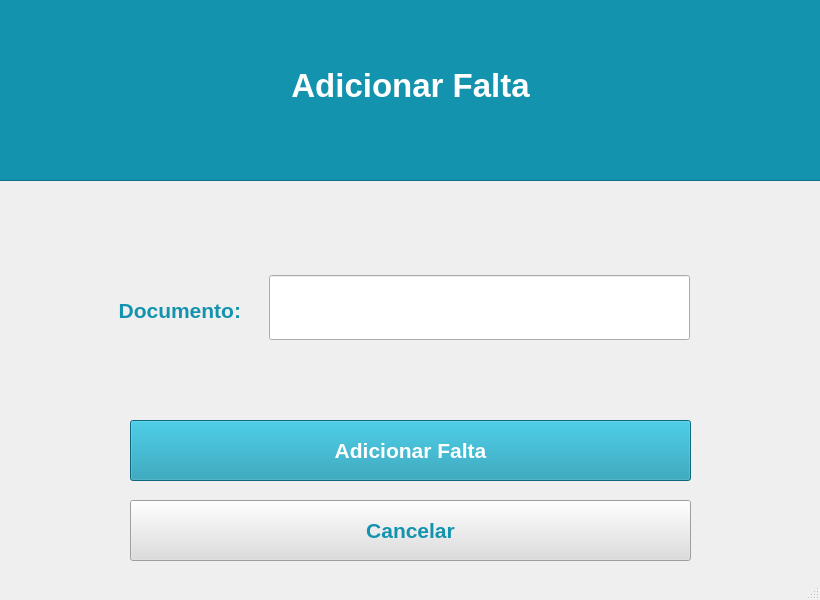
<?xml version="1.0" encoding="UTF-8"?>
<ui version="4.0">
 <class>MainWindow</class>
 <widget class="QMainWindow" name="MainWindow">
  <property name="enabled">
   <bool>true</bool>
  </property>
  <property name="geometry">
   <rect>
    <x>0</x>
    <y>0</y>
    <width>820</width>
    <height>600</height>
   </rect>
  </property>
  <property name="sizePolicy">
   <sizepolicy hsizetype="Preferred" vsizetype="Preferred">
    <horstretch>0</horstretch>
    <verstretch>0</verstretch>
   </sizepolicy>
  </property>
  <property name="minimumSize">
   <size>
    <width>820</width>
    <height>600</height>
   </size>
  </property>
  <property name="maximumSize">
   <size>
    <width>820</width>
    <height>600</height>
   </size>
  </property>
  <property name="windowTitle">
   <string>MainWindow</string>
  </property>
  <property name="toolButtonStyle">
   <enum>Qt::ToolButtonTextUnderIcon</enum>
  </property>
  <property name="animated">
   <bool>false</bool>
  </property>
  <property name="documentMode">
   <bool>true</bool>
  </property>
  <widget class="QWidget" name="centralwidget">
   <widget class="QPushButton" name="EmerAdiFalta">
    <property name="geometry">
     <rect>
      <x>130</x>
      <y>420</y>
      <width>561</width>
      <height>61</height>
     </rect>
    </property>
    <property name="palette">
     <palette>
      <active>
       <colorrole role="WindowText">
        <brush brushstyle="SolidPattern">
         <color alpha="255">
          <red>255</red>
          <green>255</green>
          <blue>255</blue>
         </color>
        </brush>
       </colorrole>
       <colorrole role="Button">
        <brush brushstyle="SolidPattern">
         <color alpha="255">
          <red>20</red>
          <green>147</green>
          <blue>174</blue>
         </color>
        </brush>
       </colorrole>
       <colorrole role="ButtonText">
        <brush brushstyle="SolidPattern">
         <color alpha="255">
          <red>255</red>
          <green>255</green>
          <blue>255</blue>
         </color>
        </brush>
       </colorrole>
       <colorrole role="Base">
        <brush brushstyle="SolidPattern">
         <color alpha="255">
          <red>20</red>
          <green>147</green>
          <blue>174</blue>
         </color>
        </brush>
       </colorrole>
       <colorrole role="Window">
        <brush brushstyle="SolidPattern">
         <color alpha="255">
          <red>20</red>
          <green>147</green>
          <blue>174</blue>
         </color>
        </brush>
       </colorrole>
      </active>
      <inactive>
       <colorrole role="WindowText">
        <brush brushstyle="SolidPattern">
         <color alpha="255">
          <red>255</red>
          <green>255</green>
          <blue>255</blue>
         </color>
        </brush>
       </colorrole>
       <colorrole role="Button">
        <brush brushstyle="SolidPattern">
         <color alpha="255">
          <red>20</red>
          <green>147</green>
          <blue>174</blue>
         </color>
        </brush>
       </colorrole>
       <colorrole role="ButtonText">
        <brush brushstyle="SolidPattern">
         <color alpha="255">
          <red>255</red>
          <green>255</green>
          <blue>255</blue>
         </color>
        </brush>
       </colorrole>
       <colorrole role="Base">
        <brush brushstyle="SolidPattern">
         <color alpha="255">
          <red>20</red>
          <green>147</green>
          <blue>174</blue>
         </color>
        </brush>
       </colorrole>
       <colorrole role="Window">
        <brush brushstyle="SolidPattern">
         <color alpha="255">
          <red>20</red>
          <green>147</green>
          <blue>174</blue>
         </color>
        </brush>
       </colorrole>
      </inactive>
      <disabled>
       <colorrole role="WindowText">
        <brush brushstyle="SolidPattern">
         <color alpha="255">
          <red>120</red>
          <green>120</green>
          <blue>120</blue>
         </color>
        </brush>
       </colorrole>
       <colorrole role="Button">
        <brush brushstyle="SolidPattern">
         <color alpha="255">
          <red>20</red>
          <green>147</green>
          <blue>174</blue>
         </color>
        </brush>
       </colorrole>
       <colorrole role="ButtonText">
        <brush brushstyle="SolidPattern">
         <color alpha="255">
          <red>120</red>
          <green>120</green>
          <blue>120</blue>
         </color>
        </brush>
       </colorrole>
       <colorrole role="Base">
        <brush brushstyle="SolidPattern">
         <color alpha="255">
          <red>20</red>
          <green>147</green>
          <blue>174</blue>
         </color>
        </brush>
       </colorrole>
       <colorrole role="Window">
        <brush brushstyle="SolidPattern">
         <color alpha="255">
          <red>20</red>
          <green>147</green>
          <blue>174</blue>
         </color>
        </brush>
       </colorrole>
      </disabled>
     </palette>
    </property>
    <property name="font">
     <font>
      <pointsize>16</pointsize>
      <weight>75</weight>
      <italic>false</italic>
      <bold>true</bold>
      <underline>false</underline>
      <strikeout>false</strikeout>
     </font>
    </property>
    <property name="styleSheet">
     <string notr="true">background-color: rgb(20, 147, 174)</string>
    </property>
    <property name="text">
     <string>Adicionar Falta</string>
    </property>
   </widget>
   <widget class="QPushButton" name="Cancelar">
    <property name="geometry">
     <rect>
      <x>130</x>
      <y>500</y>
      <width>561</width>
      <height>61</height>
     </rect>
    </property>
    <property name="palette">
     <palette>
      <active>
       <colorrole role="Button">
        <brush brushstyle="SolidPattern">
         <color alpha="255">
          <red>221</red>
          <green>221</green>
          <blue>221</blue>
         </color>
        </brush>
       </colorrole>
       <colorrole role="ButtonText">
        <brush brushstyle="SolidPattern">
         <color alpha="255">
          <red>20</red>
          <green>147</green>
          <blue>174</blue>
         </color>
        </brush>
       </colorrole>
       <colorrole role="Base">
        <brush brushstyle="SolidPattern">
         <color alpha="255">
          <red>221</red>
          <green>221</green>
          <blue>221</blue>
         </color>
        </brush>
       </colorrole>
       <colorrole role="Window">
        <brush brushstyle="SolidPattern">
         <color alpha="255">
          <red>221</red>
          <green>221</green>
          <blue>221</blue>
         </color>
        </brush>
       </colorrole>
      </active>
      <inactive>
       <colorrole role="Button">
        <brush brushstyle="SolidPattern">
         <color alpha="255">
          <red>221</red>
          <green>221</green>
          <blue>221</blue>
         </color>
        </brush>
       </colorrole>
       <colorrole role="ButtonText">
        <brush brushstyle="SolidPattern">
         <color alpha="255">
          <red>20</red>
          <green>147</green>
          <blue>174</blue>
         </color>
        </brush>
       </colorrole>
       <colorrole role="Base">
        <brush brushstyle="SolidPattern">
         <color alpha="255">
          <red>221</red>
          <green>221</green>
          <blue>221</blue>
         </color>
        </brush>
       </colorrole>
       <colorrole role="Window">
        <brush brushstyle="SolidPattern">
         <color alpha="255">
          <red>221</red>
          <green>221</green>
          <blue>221</blue>
         </color>
        </brush>
       </colorrole>
      </inactive>
      <disabled>
       <colorrole role="Button">
        <brush brushstyle="SolidPattern">
         <color alpha="255">
          <red>221</red>
          <green>221</green>
          <blue>221</blue>
         </color>
        </brush>
       </colorrole>
       <colorrole role="ButtonText">
        <brush brushstyle="SolidPattern">
         <color alpha="255">
          <red>120</red>
          <green>120</green>
          <blue>120</blue>
         </color>
        </brush>
       </colorrole>
       <colorrole role="Base">
        <brush brushstyle="SolidPattern">
         <color alpha="255">
          <red>221</red>
          <green>221</green>
          <blue>221</blue>
         </color>
        </brush>
       </colorrole>
       <colorrole role="Window">
        <brush brushstyle="SolidPattern">
         <color alpha="255">
          <red>221</red>
          <green>221</green>
          <blue>221</blue>
         </color>
        </brush>
       </colorrole>
      </disabled>
     </palette>
    </property>
    <property name="font">
     <font>
      <pointsize>16</pointsize>
      <weight>75</weight>
      <bold>true</bold>
     </font>
    </property>
    <property name="styleSheet">
     <string notr="true">background-color: rgb(221, 221, 221);</string>
    </property>
    <property name="text">
     <string>Cancelar</string>
    </property>
   </widget>
   <widget class="QLabel" name="label_2">
    <property name="geometry">
     <rect>
      <x>70</x>
      <y>270</y>
      <width>171</width>
      <height>81</height>
     </rect>
    </property>
    <property name="palette">
     <palette>
      <active>
       <colorrole role="WindowText">
        <brush brushstyle="SolidPattern">
         <color alpha="255">
          <red>20</red>
          <green>147</green>
          <blue>174</blue>
         </color>
        </brush>
       </colorrole>
      </active>
      <inactive>
       <colorrole role="WindowText">
        <brush brushstyle="SolidPattern">
         <color alpha="255">
          <red>20</red>
          <green>147</green>
          <blue>174</blue>
         </color>
        </brush>
       </colorrole>
      </inactive>
      <disabled>
       <colorrole role="WindowText">
        <brush brushstyle="SolidPattern">
         <color alpha="255">
          <red>120</red>
          <green>120</green>
          <blue>120</blue>
         </color>
        </brush>
       </colorrole>
      </disabled>
     </palette>
    </property>
    <property name="font">
     <font>
      <pointsize>16</pointsize>
      <weight>75</weight>
      <bold>true</bold>
     </font>
    </property>
    <property name="text">
     <string>  Documento:</string>
    </property>
    <property name="alignment">
     <set>Qt::AlignRight|Qt::AlignTrailing|Qt::AlignVCenter</set>
    </property>
   </widget>
   <widget class="QFrame" name="frame">
    <property name="geometry">
     <rect>
      <x>-130</x>
      <y>-20</y>
      <width>1621</width>
      <height>201</height>
     </rect>
    </property>
    <property name="styleSheet">
     <string notr="true">background-color: rgb(20, 147, 174);</string>
    </property>
    <property name="frameShape">
     <enum>QFrame::StyledPanel</enum>
    </property>
    <property name="frameShadow">
     <enum>QFrame::Raised</enum>
    </property>
    <widget class="QLabel" name="label_15">
     <property name="geometry">
      <rect>
       <x>265</x>
       <y>70</y>
       <width>551</width>
       <height>71</height>
      </rect>
     </property>
     <property name="palette">
      <palette>
       <active>
        <colorrole role="WindowText">
         <brush brushstyle="SolidPattern">
          <color alpha="255">
           <red>255</red>
           <green>255</green>
           <blue>255</blue>
          </color>
         </brush>
        </colorrole>
        <colorrole role="Button">
         <brush brushstyle="SolidPattern">
          <color alpha="255">
           <red>20</red>
           <green>147</green>
           <blue>174</blue>
          </color>
         </brush>
        </colorrole>
        <colorrole role="Base">
         <brush brushstyle="SolidPattern">
          <color alpha="255">
           <red>20</red>
           <green>147</green>
           <blue>174</blue>
          </color>
         </brush>
        </colorrole>
        <colorrole role="Window">
         <brush brushstyle="SolidPattern">
          <color alpha="255">
           <red>20</red>
           <green>147</green>
           <blue>174</blue>
          </color>
         </brush>
        </colorrole>
       </active>
       <inactive>
        <colorrole role="WindowText">
         <brush brushstyle="SolidPattern">
          <color alpha="255">
           <red>255</red>
           <green>255</green>
           <blue>255</blue>
          </color>
         </brush>
        </colorrole>
        <colorrole role="Button">
         <brush brushstyle="SolidPattern">
          <color alpha="255">
           <red>20</red>
           <green>147</green>
           <blue>174</blue>
          </color>
         </brush>
        </colorrole>
        <colorrole role="Base">
         <brush brushstyle="SolidPattern">
          <color alpha="255">
           <red>20</red>
           <green>147</green>
           <blue>174</blue>
          </color>
         </brush>
        </colorrole>
        <colorrole role="Window">
         <brush brushstyle="SolidPattern">
          <color alpha="255">
           <red>20</red>
           <green>147</green>
           <blue>174</blue>
          </color>
         </brush>
        </colorrole>
       </inactive>
       <disabled>
        <colorrole role="WindowText">
         <brush brushstyle="SolidPattern">
          <color alpha="255">
           <red>120</red>
           <green>120</green>
           <blue>120</blue>
          </color>
         </brush>
        </colorrole>
        <colorrole role="Button">
         <brush brushstyle="SolidPattern">
          <color alpha="255">
           <red>20</red>
           <green>147</green>
           <blue>174</blue>
          </color>
         </brush>
        </colorrole>
        <colorrole role="Base">
         <brush brushstyle="SolidPattern">
          <color alpha="255">
           <red>20</red>
           <green>147</green>
           <blue>174</blue>
          </color>
         </brush>
        </colorrole>
        <colorrole role="Window">
         <brush brushstyle="SolidPattern">
          <color alpha="255">
           <red>20</red>
           <green>147</green>
           <blue>174</blue>
          </color>
         </brush>
        </colorrole>
       </disabled>
      </palette>
     </property>
     <property name="font">
      <font>
       <pointsize>25</pointsize>
       <weight>75</weight>
       <bold>true</bold>
       <stylestrategy>PreferDefault</stylestrategy>
      </font>
     </property>
     <property name="layoutDirection">
      <enum>Qt::LeftToRight</enum>
     </property>
     <property name="text">
      <string>Adicionar Falta</string>
     </property>
     <property name="alignment">
      <set>Qt::AlignCenter</set>
     </property>
    </widget>
   </widget>
   <widget class="QFrame" name="frame_2">
    <property name="geometry">
     <rect>
      <x>410</x>
      <y>40</y>
      <width>1</width>
      <height>1</height>
     </rect>
    </property>
    <property name="frameShape">
     <enum>QFrame::StyledPanel</enum>
    </property>
    <property name="frameShadow">
     <enum>QFrame::Raised</enum>
    </property>
   </widget>
   <widget class="QLineEdit" name="lineEdit">
    <property name="geometry">
     <rect>
      <x>269</x>
      <y>275</y>
      <width>421</width>
      <height>65</height>
     </rect>
    </property>
    <property name="font">
     <font>
      <pointsize>14</pointsize>
     </font>
    </property>
   </widget>
  </widget>
  <widget class="QStatusBar" name="statusbar"/>
 </widget>
 <resources/>
 <connections/>
</ui>
